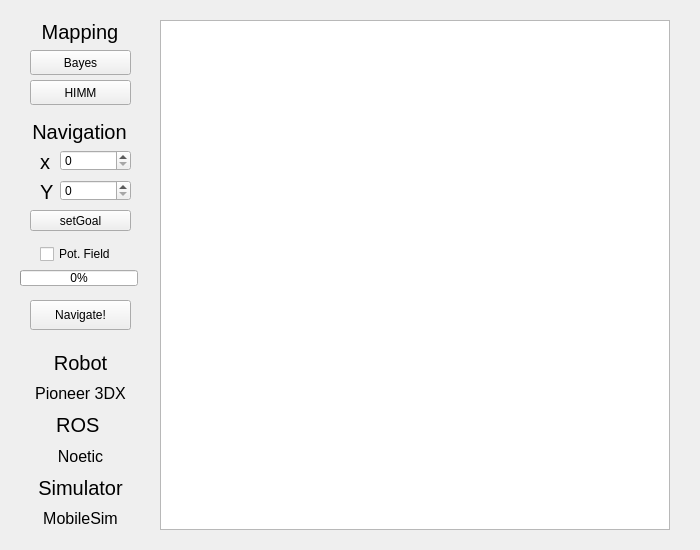
<?xml version="1.0" encoding="UTF-8"?>
<ui version="4.0">
 <class>RosMappingGUI</class>
 <widget class="QWidget" name="RosMappingGUI">
  <property name="geometry">
   <rect>
    <x>0</x>
    <y>0</y>
    <width>700</width>
    <height>550</height>
   </rect>
  </property>
  <property name="minimumSize">
   <size>
    <width>550</width>
    <height>550</height>
   </size>
  </property>
  <property name="windowTitle">
   <string>Form</string>
  </property>
  <widget class="QGraphicsView" name="mapa">
   <property name="enabled">
    <bool>true</bool>
   </property>
   <property name="geometry">
    <rect>
     <x>160</x>
     <y>20</y>
     <width>510</width>
     <height>510</height>
    </rect>
   </property>
   <property name="minimumSize">
    <size>
     <width>510</width>
     <height>510</height>
    </size>
   </property>
  </widget>
  <widget class="QWidget" name="layoutWidget">
   <property name="geometry">
    <rect>
     <x>30</x>
     <y>350</y>
     <width>101</width>
     <height>181</height>
    </rect>
   </property>
   <layout class="QVBoxLayout" name="verticalLayout_3">
    <item>
     <widget class="QLabel" name="lbl_x_4">
      <property name="font">
       <font>
        <family>Ubuntu</family>
        <pointsize>15</pointsize>
        <weight>50</weight>
        <bold>false</bold>
       </font>
      </property>
      <property name="text">
       <string>Robot</string>
      </property>
      <property name="alignment">
       <set>Qt::AlignCenter</set>
      </property>
     </widget>
    </item>
    <item>
     <widget class="QLabel" name="lbl_x_5">
      <property name="font">
       <font>
        <family>Ubuntu</family>
        <pointsize>12</pointsize>
        <weight>50</weight>
        <bold>false</bold>
       </font>
      </property>
      <property name="text">
       <string>Pioneer 3DX</string>
      </property>
      <property name="alignment">
       <set>Qt::AlignCenter</set>
      </property>
     </widget>
    </item>
    <item>
     <widget class="QLabel" name="lbl_x_6">
      <property name="font">
       <font>
        <family>Ubuntu</family>
        <pointsize>15</pointsize>
        <weight>50</weight>
        <bold>false</bold>
       </font>
      </property>
      <property name="text">
       <string>ROS </string>
      </property>
      <property name="alignment">
       <set>Qt::AlignCenter</set>
      </property>
     </widget>
    </item>
    <item>
     <widget class="QLabel" name="lbl_x_7">
      <property name="font">
       <font>
        <family>Ubuntu</family>
        <pointsize>12</pointsize>
        <weight>50</weight>
        <bold>false</bold>
       </font>
      </property>
      <property name="text">
       <string>Noetic</string>
      </property>
      <property name="alignment">
       <set>Qt::AlignCenter</set>
      </property>
     </widget>
    </item>
    <item>
     <widget class="QLabel" name="lbl_x_8">
      <property name="font">
       <font>
        <family>Ubuntu</family>
        <pointsize>15</pointsize>
        <weight>50</weight>
        <bold>false</bold>
       </font>
      </property>
      <property name="text">
       <string>Simulator</string>
      </property>
      <property name="alignment">
       <set>Qt::AlignCenter</set>
      </property>
     </widget>
    </item>
    <item>
     <widget class="QLabel" name="lbl_x_9">
      <property name="font">
       <font>
        <family>Ubuntu</family>
        <pointsize>12</pointsize>
        <weight>50</weight>
        <bold>false</bold>
       </font>
      </property>
      <property name="text">
       <string>MobileSim</string>
      </property>
      <property name="alignment">
       <set>Qt::AlignCenter</set>
      </property>
     </widget>
    </item>
   </layout>
  </widget>
  <widget class="QPushButton" name="pbtn_NAV">
   <property name="geometry">
    <rect>
     <x>30</x>
     <y>300</y>
     <width>101</width>
     <height>30</height>
    </rect>
   </property>
   <property name="text">
    <string>Navigate!</string>
   </property>
   <property name="checkable">
    <bool>true</bool>
   </property>
   <property name="flat">
    <bool>false</bool>
   </property>
  </widget>
  <widget class="QLabel" name="lbl_x_2">
   <property name="geometry">
    <rect>
     <x>30</x>
     <y>120</y>
     <width>99</width>
     <height>23</height>
    </rect>
   </property>
   <property name="font">
    <font>
     <family>Ubuntu</family>
     <pointsize>15</pointsize>
     <weight>50</weight>
     <bold>false</bold>
    </font>
   </property>
   <property name="text">
    <string>Navigation</string>
   </property>
   <property name="alignment">
    <set>Qt::AlignCenter</set>
   </property>
  </widget>
  <widget class="QLabel" name="lbl_y">
   <property name="geometry">
    <rect>
     <x>40</x>
     <y>180</y>
     <width>16</width>
     <height>23</height>
    </rect>
   </property>
   <property name="font">
    <font>
     <family>Ubuntu</family>
     <pointsize>15</pointsize>
     <weight>50</weight>
     <bold>false</bold>
    </font>
   </property>
   <property name="text">
    <string>Y</string>
   </property>
  </widget>
  <widget class="QSpinBox" name="sb_setY">
   <property name="geometry">
    <rect>
     <x>60</x>
     <y>180</y>
     <width>71</width>
     <height>21</height>
    </rect>
   </property>
   <property name="maximum">
    <number>499</number>
   </property>
   <property name="singleStep">
    <number>10</number>
   </property>
  </widget>
  <widget class="QSpinBox" name="sb_setX">
   <property name="geometry">
    <rect>
     <x>60</x>
     <y>150</y>
     <width>71</width>
     <height>21</height>
    </rect>
   </property>
   <property name="maximum">
    <number>499</number>
   </property>
   <property name="singleStep">
    <number>10</number>
   </property>
  </widget>
  <widget class="QLabel" name="lbl_x">
   <property name="geometry">
    <rect>
     <x>40</x>
     <y>150</y>
     <width>16</width>
     <height>23</height>
    </rect>
   </property>
   <property name="font">
    <font>
     <family>Ubuntu</family>
     <pointsize>15</pointsize>
     <weight>50</weight>
     <bold>false</bold>
    </font>
   </property>
   <property name="text">
    <string>x</string>
   </property>
  </widget>
  <widget class="QPushButton" name="pbtn_GOAL">
   <property name="geometry">
    <rect>
     <x>30</x>
     <y>210</y>
     <width>101</width>
     <height>21</height>
    </rect>
   </property>
   <property name="text">
    <string>setGoal</string>
   </property>
   <property name="checkable">
    <bool>false</bool>
   </property>
  </widget>
  <widget class="QCheckBox" name="checkBox">
   <property name="geometry">
    <rect>
     <x>40</x>
     <y>240</y>
     <width>94</width>
     <height>28</height>
    </rect>
   </property>
   <property name="text">
    <string>Pot. Field</string>
   </property>
  </widget>
  <widget class="QProgressBar" name="progressBar">
   <property name="geometry">
    <rect>
     <x>20</x>
     <y>270</y>
     <width>118</width>
     <height>16</height>
    </rect>
   </property>
   <property name="value">
    <number>0</number>
   </property>
  </widget>
  <widget class="QLabel" name="lbl_x_3">
   <property name="geometry">
    <rect>
     <x>40</x>
     <y>20</y>
     <width>80</width>
     <height>23</height>
    </rect>
   </property>
   <property name="font">
    <font>
     <family>Ubuntu</family>
     <pointsize>15</pointsize>
     <weight>50</weight>
     <bold>false</bold>
    </font>
   </property>
   <property name="text">
    <string>Mapping</string>
   </property>
   <property name="alignment">
    <set>Qt::AlignCenter</set>
   </property>
  </widget>
  <widget class="QPushButton" name="pbtn_BAYES">
   <property name="geometry">
    <rect>
     <x>30</x>
     <y>50</y>
     <width>101</width>
     <height>25</height>
    </rect>
   </property>
   <property name="text">
    <string>Bayes</string>
   </property>
   <property name="checkable">
    <bool>true</bool>
   </property>
   <property name="checked">
    <bool>false</bool>
   </property>
  </widget>
  <widget class="QPushButton" name="pbtn_HIMM">
   <property name="geometry">
    <rect>
     <x>30</x>
     <y>80</y>
     <width>101</width>
     <height>25</height>
    </rect>
   </property>
   <property name="text">
    <string>HIMM</string>
   </property>
   <property name="checkable">
    <bool>true</bool>
   </property>
   <property name="flat">
    <bool>false</bool>
   </property>
  </widget>
 </widget>
 <resources/>
 <connections/>
</ui>
